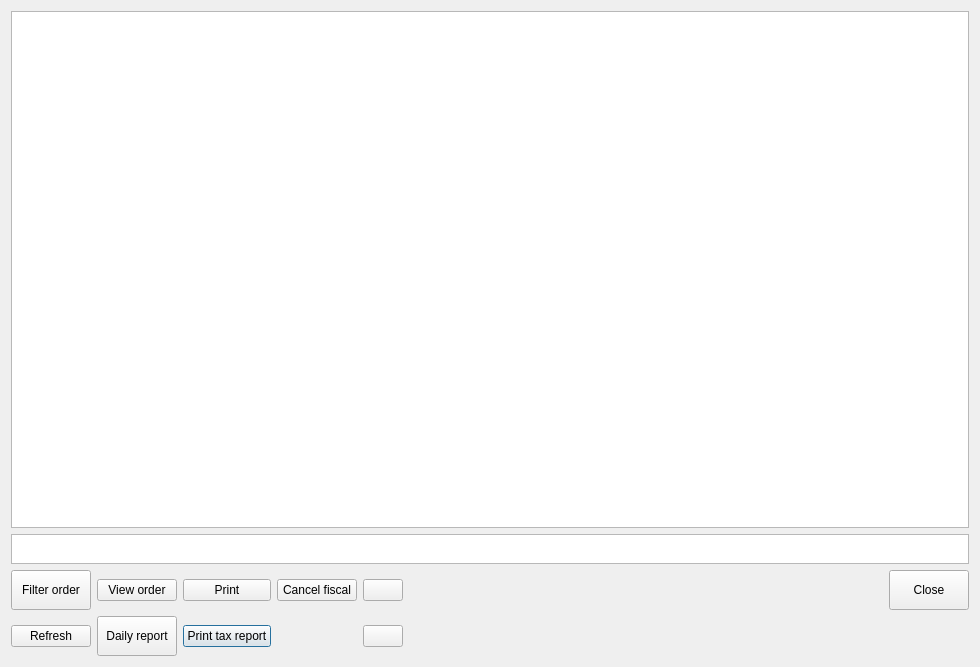
<?xml version="1.0" encoding="UTF-8"?>
<ui version="4.0">
 <class>dlgreports</class>
 <widget class="QDialog" name="dlgreports">
  <property name="geometry">
   <rect>
    <x>0</x>
    <y>0</y>
    <width>980</width>
    <height>667</height>
   </rect>
  </property>
  <property name="windowTitle">
   <string>Dialog</string>
  </property>
  <layout class="QVBoxLayout" name="verticalLayout">
   <item>
    <widget class="QTableWidget" name="tblOrders">
     <property name="sizePolicy">
      <sizepolicy hsizetype="Expanding" vsizetype="Expanding">
       <horstretch>0</horstretch>
       <verstretch>1</verstretch>
      </sizepolicy>
     </property>
     <property name="verticalScrollBarPolicy">
      <enum>Qt::ScrollBarAlwaysOff</enum>
     </property>
     <property name="horizontalScrollBarPolicy">
      <enum>Qt::ScrollBarAlwaysOff</enum>
     </property>
     <property name="editTriggers">
      <set>QAbstractItemView::NoEditTriggers</set>
     </property>
     <property name="selectionMode">
      <enum>QAbstractItemView::SingleSelection</enum>
     </property>
     <property name="selectionBehavior">
      <enum>QAbstractItemView::SelectRows</enum>
     </property>
     <property name="sortingEnabled">
      <bool>true</bool>
     </property>
    </widget>
   </item>
   <item>
    <widget class="QTableWidget" name="tblTotal">
     <property name="maximumSize">
      <size>
       <width>16777215</width>
       <height>30</height>
      </size>
     </property>
     <property name="verticalScrollBarPolicy">
      <enum>Qt::ScrollBarAlwaysOff</enum>
     </property>
     <property name="horizontalScrollBarPolicy">
      <enum>Qt::ScrollBarAlwaysOff</enum>
     </property>
     <property name="editTriggers">
      <set>QAbstractItemView::NoEditTriggers</set>
     </property>
     <property name="selectionMode">
      <enum>QAbstractItemView::NoSelection</enum>
     </property>
     <attribute name="horizontalHeaderVisible">
      <bool>false</bool>
     </attribute>
     <attribute name="verticalHeaderVisible">
      <bool>false</bool>
     </attribute>
    </widget>
   </item>
   <item>
    <widget class="QWidget" name="widget" native="true">
     <layout class="QGridLayout" name="gridLayout">
      <property name="leftMargin">
       <number>0</number>
      </property>
      <property name="topMargin">
       <number>0</number>
      </property>
      <property name="rightMargin">
       <number>0</number>
      </property>
      <property name="bottomMargin">
       <number>0</number>
      </property>
      <item row="0" column="8">
       <spacer name="horizontalSpacer">
        <property name="orientation">
         <enum>Qt::Horizontal</enum>
        </property>
        <property name="sizeHint" stdset="0">
         <size>
          <width>771</width>
          <height>20</height>
         </size>
        </property>
       </spacer>
      </item>
      <item row="1" column="4">
       <widget class="QPushButton" name="btnPrintTaxReport">
        <property name="text">
         <string>Print tax report</string>
        </property>
        <property name="icon">
         <iconset resource="Res.qrc">
          <normaloff>:/res/service_check.png</normaloff>:/res/service_check.png</iconset>
        </property>
        <property name="iconSize">
         <size>
          <width>36</width>
          <height>36</height>
         </size>
        </property>
       </widget>
      </item>
      <item row="0" column="6">
       <widget class="QPushButton" name="btnUp">
        <property name="text">
         <string/>
        </property>
        <property name="icon">
         <iconset resource="Res.qrc">
          <normaloff>:/res/down.png</normaloff>:/res/down.png</iconset>
        </property>
        <property name="iconSize">
         <size>
          <width>36</width>
          <height>36</height>
         </size>
        </property>
       </widget>
      </item>
      <item row="0" column="0">
       <widget class="QPushButton" name="btnOrderFilter">
        <property name="minimumSize">
         <size>
          <width>0</width>
          <height>40</height>
         </size>
        </property>
        <property name="text">
         <string>Filter order</string>
        </property>
        <property name="icon">
         <iconset resource="Res.qrc">
          <normaloff>:/res/filter.png</normaloff>:/res/filter.png</iconset>
        </property>
        <property name="iconSize">
         <size>
          <width>36</width>
          <height>36</height>
         </size>
        </property>
       </widget>
      </item>
      <item row="0" column="4">
       <widget class="QPushButton" name="btnPrint">
        <property name="text">
         <string>Print</string>
        </property>
        <property name="icon">
         <iconset resource="Res.qrc">
          <normaloff>:/res/service_check.png</normaloff>:/res/service_check.png</iconset>
        </property>
        <property name="iconSize">
         <size>
          <width>36</width>
          <height>36</height>
         </size>
        </property>
       </widget>
      </item>
      <item row="0" column="2">
       <widget class="QPushButton" name="pushButton_2">
        <property name="text">
         <string>View order</string>
        </property>
        <property name="icon">
         <iconset resource="Res.qrc">
          <normaloff>:/res/open.png</normaloff>:/res/open.png</iconset>
        </property>
        <property name="iconSize">
         <size>
          <width>36</width>
          <height>36</height>
         </size>
        </property>
       </widget>
      </item>
      <item row="1" column="0">
       <widget class="QPushButton" name="pushButton">
        <property name="text">
         <string>Refresh</string>
        </property>
        <property name="icon">
         <iconset resource="Res.qrc">
          <normaloff>:/res/reload.png</normaloff>:/res/reload.png</iconset>
        </property>
        <property name="iconSize">
         <size>
          <width>36</width>
          <height>36</height>
         </size>
        </property>
       </widget>
      </item>
      <item row="1" column="2">
       <widget class="QPushButton" name="btnDailySale">
        <property name="minimumSize">
         <size>
          <width>0</width>
          <height>40</height>
         </size>
        </property>
        <property name="text">
         <string>Daily report</string>
        </property>
        <property name="icon">
         <iconset resource="Res.qrc">
          <normaloff>:/res/daily_checks.png</normaloff>:/res/daily_checks.png</iconset>
        </property>
        <property name="iconSize">
         <size>
          <width>36</width>
          <height>36</height>
         </size>
        </property>
       </widget>
      </item>
      <item row="1" column="6">
       <widget class="QPushButton" name="btnDown">
        <property name="text">
         <string/>
        </property>
        <property name="icon">
         <iconset resource="Res.qrc">
          <normaloff>:/res/up.png</normaloff>:/res/up.png</iconset>
        </property>
        <property name="iconSize">
         <size>
          <width>36</width>
          <height>36</height>
         </size>
        </property>
       </widget>
      </item>
      <item row="0" column="9">
       <widget class="QPushButton" name="btnClose">
        <property name="minimumSize">
         <size>
          <width>0</width>
          <height>40</height>
         </size>
        </property>
        <property name="text">
         <string>Close</string>
        </property>
        <property name="icon">
         <iconset resource="Res.qrc">
          <normaloff>:/res/ok.png</normaloff>:/res/ok.png</iconset>
        </property>
        <property name="iconSize">
         <size>
          <width>36</width>
          <height>36</height>
         </size>
        </property>
        <property name="flat">
         <bool>false</bool>
        </property>
       </widget>
      </item>
      <item row="0" column="5">
       <widget class="QPushButton" name="btnTaxBack">
        <property name="text">
         <string>Cancel fiscal</string>
        </property>
        <property name="icon">
         <iconset resource="Res.qrc">
          <normaloff>:/res/service_check.png</normaloff>:/res/service_check.png</iconset>
        </property>
        <property name="iconSize">
         <size>
          <width>36</width>
          <height>36</height>
         </size>
        </property>
       </widget>
      </item>
     </layout>
    </widget>
   </item>
  </layout>
 </widget>
 <resources>
  <include location="Res.qrc"/>
 </resources>
 <connections/>
</ui>
